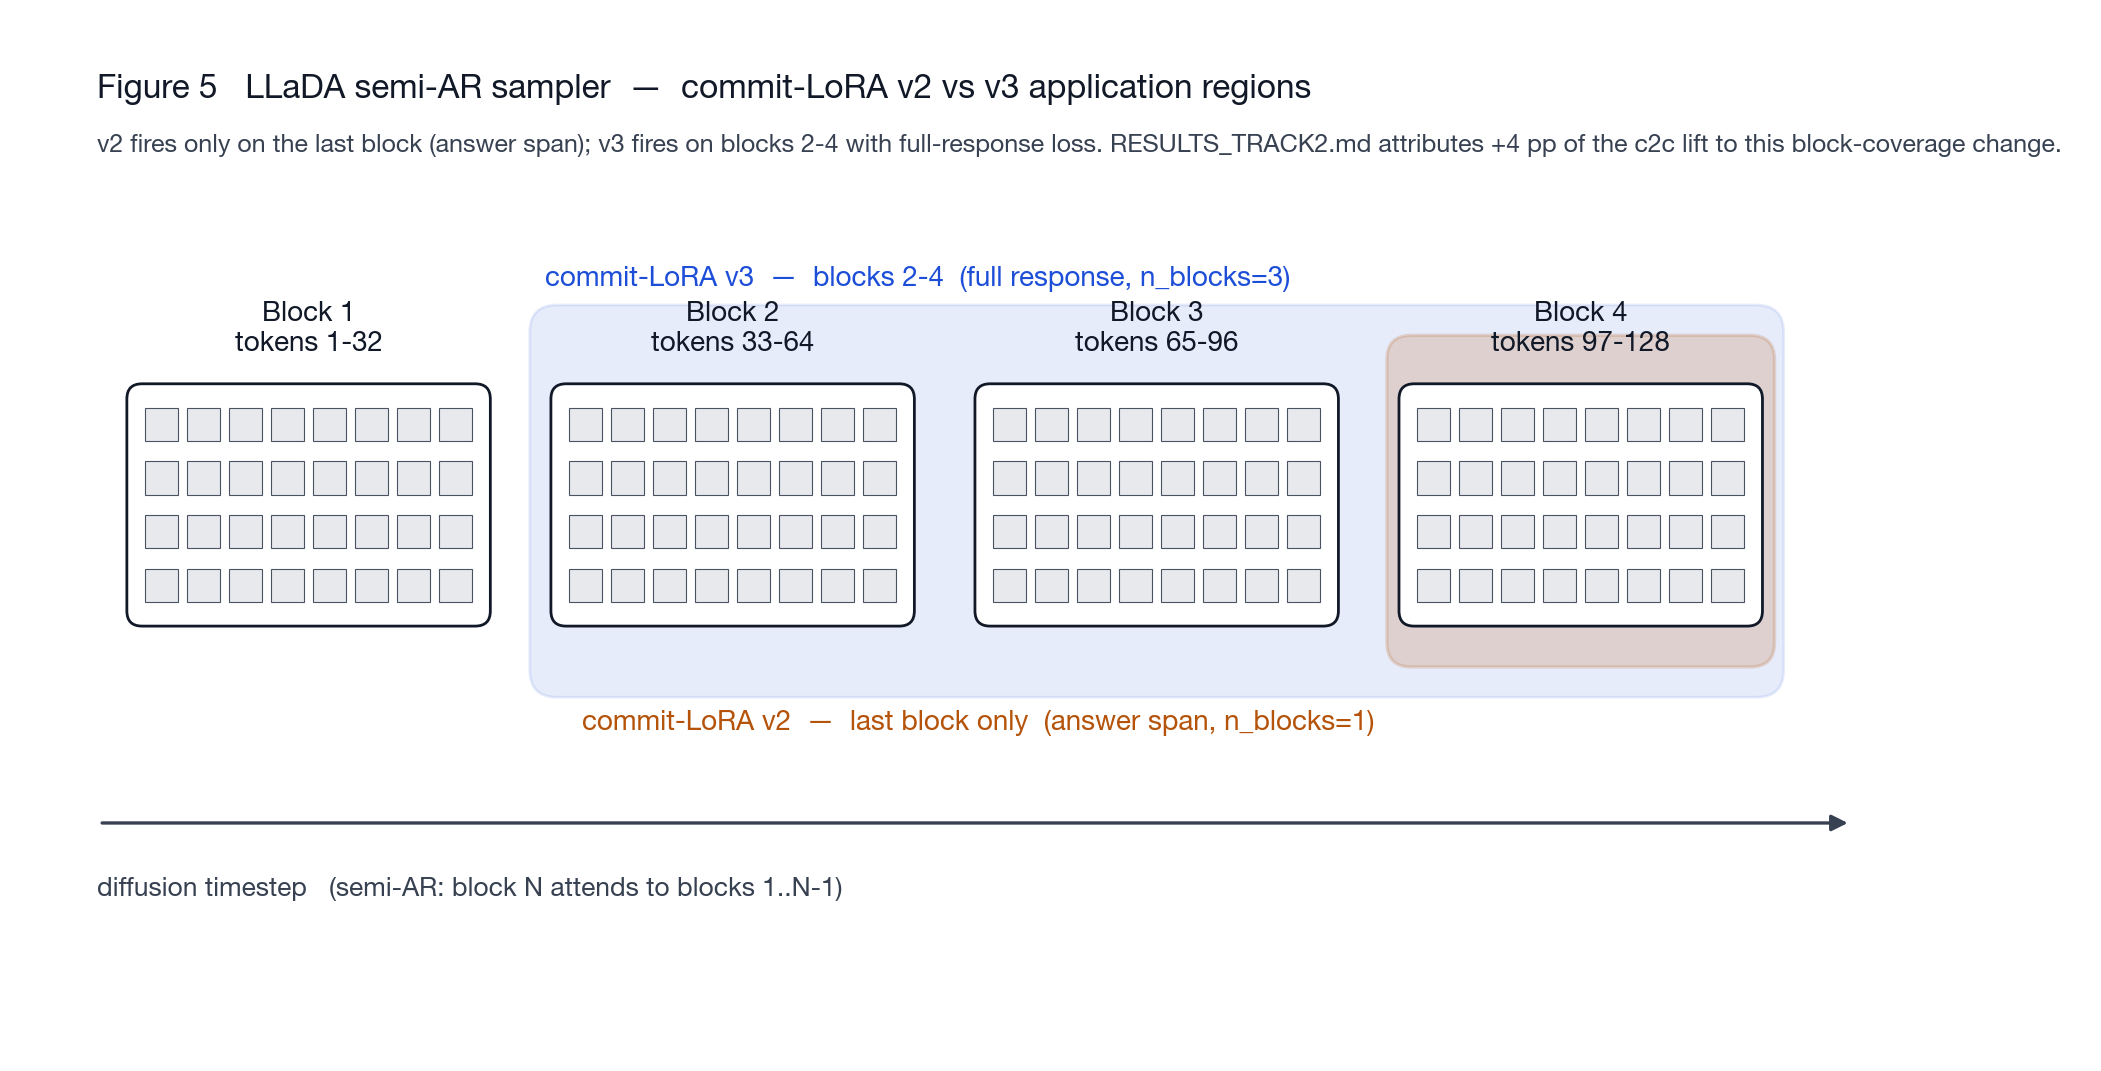

The script that saved this image:
"""Figure 5 (NEW) — LLaDA semi-AR sampler block diagram.

The LLaDA-8B-Instruct sampler at our cmaj/c2c settings emits a 128-token
response in 4 sub-blocks of 32 tokens each. This figure shows that block
structure plus the two commit-LoRA application regions:

  - commit-LoRA v2 fires only on the LAST sub-block (block 4) — answer
    span only. (n_blocks=1, late-block-only application.)
  - commit-LoRA v3 fires on sub-blocks 2-4 — full-response loss, the
    structural fix that drove c2c from 70.5% to 79.0%.

Authoring is dual:
  - phase2/figures/fig5_block_diagram.excalidraw   (round-trippable JSON)
  - phase2/figures/fig5_block_diagram.{svg,png}    (rendered fallback)

The Excalidraw JSON is the source-of-truth for editing in
excalidraw.com; the SVG/PNG are rendered from a matplotlib mirror so
build_all.py can regenerate without an external Excalidraw runtime.
Both versions encode the same layout — see ``LAYOUT`` below.

Outputs:
  phase2/figures/fig5_block_diagram.excalidraw
  phase2/figures/fig5_block_diagram.svg
  phase2/figures/fig5_block_diagram.png
"""

from __future__ import annotations

import hashlib
import json
import sys
from pathlib import Path
from typing import Any

import matplotlib.pyplot as plt
from matplotlib.patches import FancyBboxPatch, FancyArrowPatch, Rectangle

REPO_ROOT = Path(__file__).resolve().parents[2]
HERE = Path(__file__).resolve().parent
sys.path.insert(0, str(HERE))
from palette import PALETTE  # noqa: E402

plt.style.use(str(HERE / "sfumato.mplstyle"))

OUT_DIR = HERE
RNG_SEED = 0


# ---------------------------------------------------------------------------
# Single source-of-truth layout shared by both renderers.
#
# Coordinate system: matplotlib axes units, [0, 12] x [0, 6].
# Each sub-block is 2.4 wide. Tokens drawn as 32 narrow rectangles per block.
# ---------------------------------------------------------------------------
LAYOUT = {
    "canvas": {"x0": 0.0, "y0": 0.0, "x1": 13.4, "y1": 6.6},
    "blocks": [
        {"idx": 1, "x": 0.6,  "label": "Block 1\ntokens 1-32"},
        {"idx": 2, "x": 3.4,  "label": "Block 2\ntokens 33-64"},
        {"idx": 3, "x": 6.2,  "label": "Block 3\ntokens 65-96"},
        {"idx": 4, "x": 9.0,  "label": "Block 4\ntokens 97-128"},
    ],
    "block_width": 2.4,
    "block_y": 2.7,
    "block_height": 1.6,
    "tokens_per_block": 32,
    "v2_region": {"blocks": [4],          "color": PALETTE.warn,
                  "label": "commit-LoRA v2  —  last block only  (answer span, n_blocks=1)"},
    "v3_region": {"blocks": [2, 3, 4],    "color": PALETTE.v3,
                  "label": "commit-LoRA v3  —  blocks 2-4  (full response, n_blocks=3)"},
}


# ---------------------------------------------------------------------------
# Excalidraw JSON writer
#
# Schema reference (Excalidraw v2 file format,
# https://github.com/excalidraw/excalidraw/blob/master/dev-docs/spec/spec.md):
#   {
#     "type": "excalidraw",
#     "version": 2,
#     "source": "...",
#     "elements": [...],   # rectangles, text, arrows
#     "appState": {...},
#     "files": {}
#   }
#
# Each element: stable id (deterministic hash of label+coords), type,
# x, y, width, height, angle, strokeColor, backgroundColor, fillStyle,
# strokeWidth, strokeStyle, roundness, roughness, opacity, seed,
# versionNonce, isDeleted, boundElements, updated, link, locked.
# ---------------------------------------------------------------------------

EXCAL_SOURCE = "https://github.com/eren23/sfumato — phase2/figures/fig5_block_diagram.py"


def _stable_id(*parts: Any) -> str:
    h = hashlib.sha1("|".join(str(p) for p in parts).encode()).hexdigest()
    return h[:21]   # Excalidraw uses 21-char ids


def _stable_seed(*parts: Any) -> int:
    h = hashlib.sha1("|".join(str(p) for p in parts).encode()).hexdigest()
    return int(h[:8], 16) % (2 ** 31)


# Excalidraw uses Y-down screen coords; convert from our Y-up matplotlib coords.
def _to_excal_y(y: float, height: float = 0.0) -> float:
    return (LAYOUT["canvas"]["y1"] - y - height) * 60.0   # 60 px per axes-unit


def _to_excal_x(x: float) -> float:
    return x * 60.0


def _excal_rect(label: str, x: float, y: float, w: float, h: float,
                stroke: str, fill: str, fill_style: str = "solid",
                stroke_style: str = "solid",
                roundness: dict | None = None, opacity: int = 100) -> dict:
    return {
        "id": _stable_id("rect", label, x, y, w, h, stroke, fill),
        "type": "rectangle",
        "x": _to_excal_x(x), "y": _to_excal_y(y, h),
        "width": w * 60.0, "height": h * 60.0,
        "angle": 0,
        "strokeColor": stroke, "backgroundColor": fill,
        "fillStyle": fill_style, "strokeWidth": 1,
        "strokeStyle": stroke_style, "roughness": 0,
        "opacity": opacity,
        "groupIds": [], "frameId": None, "index": None,
        "roundness": roundness or {"type": 3},
        "seed": _stable_seed("rect", label, x, y),
        "versionNonce": _stable_seed("nonce", label, x, y),
        "isDeleted": False, "boundElements": [],
        "updated": 1, "link": None, "locked": False,
    }


def _excal_text(text: str, x: float, y: float, font_size: int = 16,
                color: str = "#111827", text_align: str = "center",
                width: float = 2.0, height: float = 0.5) -> dict:
    return {
        "id": _stable_id("text", text, x, y, font_size),
        "type": "text",
        "x": _to_excal_x(x), "y": _to_excal_y(y, height),
        "width": width * 60.0, "height": height * 60.0,
        "angle": 0,
        "strokeColor": color, "backgroundColor": "transparent",
        "fillStyle": "solid", "strokeWidth": 1,
        "strokeStyle": "solid", "roughness": 0, "opacity": 100,
        "groupIds": [], "frameId": None, "index": None,
        "roundness": None,
        "seed": _stable_seed("text", text, x, y),
        "versionNonce": _stable_seed("nonce-text", text, x, y),
        "isDeleted": False, "boundElements": [],
        "updated": 1, "link": None, "locked": False,
        "fontSize": font_size, "fontFamily": 5,  # 5 = Helvetica/sans
        "text": text, "textAlign": text_align, "verticalAlign": "middle",
        "containerId": None, "originalText": text,
        "lineHeight": 1.25, "autoResize": True,
    }


def _excal_arrow(x0: float, y0: float, x1: float, y1: float,
                 color: str, label: str = "") -> dict:
    return {
        "id": _stable_id("arrow", x0, y0, x1, y1, color, label),
        "type": "arrow",
        "x": _to_excal_x(x0), "y": _to_excal_y(y0),
        "width": (x1 - x0) * 60.0, "height": -(y1 - y0) * 60.0,
        "angle": 0,
        "strokeColor": color, "backgroundColor": "transparent",
        "fillStyle": "solid", "strokeWidth": 1.5,
        "strokeStyle": "solid", "roughness": 0, "opacity": 100,
        "groupIds": [], "frameId": None, "index": None,
        "roundness": {"type": 2},
        "seed": _stable_seed("arrow", x0, y0, x1, y1),
        "versionNonce": _stable_seed("arrow-n", x0, y0, x1, y1),
        "isDeleted": False, "boundElements": [],
        "updated": 1, "link": None, "locked": False,
        "points": [[0, 0], [(x1 - x0) * 60.0, -(y1 - y0) * 60.0]],
        "lastCommittedPoint": None, "startBinding": None, "endBinding": None,
        "startArrowhead": None, "endArrowhead": "arrow",
    }


def write_excalidraw() -> Path:
    elements: list[dict] = []

    # Title
    elements.append(_excal_text(
        "LLaDA semi-AR sampler  —  4 sub-blocks of 32 tokens",
        x=0.4, y=6.2, font_size=22, color=PALETTE.ink, text_align="left",
        width=11.0, height=0.55,
    ))
    elements.append(_excal_text(
        "Commit-LoRA application regions (v2 vs v3)",
        x=0.4, y=5.65, font_size=14, color=PALETTE.sub, text_align="left",
        width=11.0, height=0.45,
    ))

    # commit-LoRA region bands (drawn UNDER the blocks)
    v3_xs = [LAYOUT["blocks"][i - 1]["x"] for i in LAYOUT["v3_region"]["blocks"]]
    v3_x0 = min(v3_xs) - 0.12
    v3_x1 = max(v3_xs) + LAYOUT["block_width"] + 0.12
    elements.append(_excal_rect(
        "v3-band", v3_x0, LAYOUT["block_y"] - 0.45,
        v3_x1 - v3_x0, LAYOUT["block_height"] + 0.95,
        stroke=PALETTE.v3, fill=PALETTE.v3, fill_style="hachure", opacity=18,
        roundness={"type": 3},
    ))
    elements.append(_excal_text(
        LAYOUT["v3_region"]["label"],
        x=v3_x0, y=LAYOUT["block_y"] + LAYOUT["block_height"] + 0.65,
        font_size=13, color=PALETTE.v3,
        text_align="left", width=v3_x1 - v3_x0, height=0.4,
    ))

    v2_xs = [LAYOUT["blocks"][i - 1]["x"] for i in LAYOUT["v2_region"]["blocks"]]
    v2_x0 = min(v2_xs) - 0.06
    v2_x1 = max(v2_xs) + LAYOUT["block_width"] + 0.06
    elements.append(_excal_rect(
        "v2-band", v2_x0, LAYOUT["block_y"] - 0.25,
        v2_x1 - v2_x0, LAYOUT["block_height"] + 0.55,
        stroke=PALETTE.warn, fill=PALETTE.warn, fill_style="cross-hatch", opacity=22,
        roundness={"type": 3},
    ))
    elements.append(_excal_text(
        LAYOUT["v2_region"]["label"],
        x=v2_x0 - 5.7, y=LAYOUT["block_y"] - 0.85,
        font_size=13, color=PALETTE.warn,
        text_align="left", width=v2_x1 - v2_x0 + 5.7, height=0.4,
    ))

    # Per-block boxes + token grid
    for blk in LAYOUT["blocks"]:
        # Block frame
        elements.append(_excal_rect(
            f"blk{blk['idx']}",
            blk["x"], LAYOUT["block_y"],
            LAYOUT["block_width"], LAYOUT["block_height"],
            stroke=PALETTE.ink, fill="transparent", fill_style="solid",
            roundness={"type": 3},
        ))
        # Block label (above)
        elements.append(_excal_text(
            blk["label"],
            x=blk["x"], y=LAYOUT["block_y"] + LAYOUT["block_height"] + 0.18,
            font_size=13, color=PALETTE.ink,
            text_align="center", width=LAYOUT["block_width"], height=0.5,
        ))
        # Token grid: 32 small rectangles in 4 rows of 8
        token_w = (LAYOUT["block_width"] - 0.18) / 8.0
        token_h = (LAYOUT["block_height"] - 0.18) / 4.0
        for ti in range(LAYOUT["tokens_per_block"]):
            row = ti // 8
            col = ti % 8
            tx = blk["x"] + 0.09 + col * token_w
            ty = LAYOUT["block_y"] + LAYOUT["block_height"] - 0.09 - (row + 1) * token_h
            elements.append(_excal_rect(
                f"tok-{blk['idx']}-{ti}",
                tx, ty, token_w * 0.85, token_h * 0.7,
                stroke=PALETTE.sub, fill=PALETTE.rule, fill_style="solid",
                roundness={"type": 3}, opacity=70,
            ))

    # Diffusion-direction arrow
    elements.append(_excal_arrow(
        x0=0.4, y0=LAYOUT["block_y"] - 1.3,
        x1=12.0, y1=LAYOUT["block_y"] - 1.3,
        color=PALETTE.sub, label="time",
    ))
    elements.append(_excal_text(
        "diffusion timestep  (semi-AR: block N can read blocks 1..N-1)",
        x=0.4, y=LAYOUT["block_y"] - 1.65, font_size=12,
        color=PALETTE.sub, text_align="left", width=11.6, height=0.4,
    ))

    # Footer
    elements.append(_excal_text(
        "v2 fixes the answer; v3 fixes the trajectory.  See "
        "RESULTS_TRACK2.md \"Disentangling ablations\".",
        x=0.4, y=0.1, font_size=11, color=PALETTE.sub, text_align="left",
        width=12.6, height=0.4,
    ))

    doc = {
        "type": "excalidraw",
        "version": 2,
        "source": EXCAL_SOURCE,
        "elements": elements,
        "appState": {
            "viewBackgroundColor": "#ffffff",
            "gridSize": None,
            "currentItemFontFamily": 5,
            "currentItemFontSize": 14,
        },
        "files": {},
    }
    out = OUT_DIR / "fig5_block_diagram.excalidraw"
    # Excalidraw expects a JSON file with stable formatting
    out.write_text(json.dumps(doc, indent=2, sort_keys=False))
    print(f"  wrote {out.relative_to(REPO_ROOT)}")
    return out


# ---------------------------------------------------------------------------
# Matplotlib mirror — renders the same layout to SVG + PNG.
# ---------------------------------------------------------------------------
def render_static() -> None:
    cv = LAYOUT["canvas"]
    fig, ax = plt.subplots(figsize=(11.5, 5.6))

    ax.set_xlim(cv["x0"], cv["x1"])
    ax.set_ylim(cv["y0"], cv["y1"])
    ax.set_aspect("equal")
    ax.set_xticks([])
    ax.set_yticks([])
    for sp in ax.spines.values():
        sp.set_visible(False)
    ax.grid(False)

    # ---- Region bands (under blocks) -----------------------------------
    v3_xs = [LAYOUT["blocks"][i - 1]["x"] for i in LAYOUT["v3_region"]["blocks"]]
    v3_x0 = min(v3_xs) - 0.12
    v3_x1 = max(v3_xs) + LAYOUT["block_width"] + 0.12
    v3_band = FancyBboxPatch(
        (v3_x0, LAYOUT["block_y"] - 0.45),
        v3_x1 - v3_x0, LAYOUT["block_height"] + 0.95,
        boxstyle="round,pad=0.02,rounding_size=0.18",
        facecolor=PALETTE.v3, alpha=0.10,
        edgecolor=PALETTE.v3, linewidth=1.0,
        zorder=1,
    )
    ax.add_patch(v3_band)
    ax.text(
        v3_x0 + 0.08, LAYOUT["block_y"] + LAYOUT["block_height"] + 0.78,
        LAYOUT["v3_region"]["label"],
        ha="left", va="top", fontsize=10, color=PALETTE.v3, fontweight="semibold",
    )

    v2_xs = [LAYOUT["blocks"][i - 1]["x"] for i in LAYOUT["v2_region"]["blocks"]]
    v2_x0 = min(v2_xs) - 0.06
    v2_x1 = max(v2_xs) + LAYOUT["block_width"] + 0.06
    v2_band = FancyBboxPatch(
        (v2_x0, LAYOUT["block_y"] - 0.25),
        v2_x1 - v2_x0, LAYOUT["block_height"] + 0.55,
        boxstyle="round,pad=0.02,rounding_size=0.16",
        facecolor=PALETTE.warn, alpha=0.18,
        edgecolor=PALETTE.warn, linewidth=1.2,
        zorder=2,
    )
    ax.add_patch(v2_band)
    ax.text(
        v2_x0 - 0.10, LAYOUT["block_y"] - 0.55,
        LAYOUT["v2_region"]["label"],
        ha="right", va="top", fontsize=10, color=PALETTE.warn, fontweight="semibold",
    )

    # ---- Block boxes + token grids -------------------------------------
    token_w_full = (LAYOUT["block_width"] - 0.18) / 8.0
    token_h_full = (LAYOUT["block_height"] - 0.18) / 4.0
    token_w = token_w_full * 0.78
    token_h = token_h_full * 0.62
    for blk in LAYOUT["blocks"]:
        frame = FancyBboxPatch(
            (blk["x"], LAYOUT["block_y"]),
            LAYOUT["block_width"], LAYOUT["block_height"],
            boxstyle="round,pad=0.0,rounding_size=0.10",
            facecolor="white", edgecolor=PALETTE.ink, linewidth=1.0,
            zorder=3,
        )
        ax.add_patch(frame)
        ax.text(
            blk["x"] + LAYOUT["block_width"] / 2,
            LAYOUT["block_y"] + LAYOUT["block_height"] + 0.18,
            blk["label"],
            ha="center", va="bottom", fontsize=10, color=PALETTE.ink,
        )
        for ti in range(LAYOUT["tokens_per_block"]):
            row = ti // 8
            col = ti % 8
            tx = blk["x"] + 0.09 + col * token_w_full + (token_w_full - token_w) / 2
            ty = (LAYOUT["block_y"] + LAYOUT["block_height"] - 0.09
                  - (row + 1) * token_h_full + (token_h_full - token_h) / 2)
            tok = Rectangle(
                (tx, ty), token_w, token_h,
                facecolor=PALETTE.rule, edgecolor=PALETTE.sub, linewidth=0.4,
                alpha=0.9, zorder=4,
            )
            ax.add_patch(tok)

    # ---- Diffusion-time arrow ------------------------------------------
    arr = FancyArrowPatch(
        (0.4, LAYOUT["block_y"] - 1.3),
        (12.0, LAYOUT["block_y"] - 1.3),
        arrowstyle="-|>", color=PALETTE.sub, lw=1.2,
        mutation_scale=12, zorder=2,
    )
    ax.add_patch(arr)
    ax.text(
        0.4, LAYOUT["block_y"] - 1.65,
        "diffusion timestep   (semi-AR: block N attends to blocks 1..N-1)",
        ha="left", va="top", fontsize=9.5, color=PALETTE.sub,
    )

    # Title
    ax.text(
        0.4, cv["y1"] - 0.25,
        "Figure 5   LLaDA semi-AR sampler  —  commit-LoRA v2 vs v3 application regions",
        ha="left", va="top", fontsize=12, fontweight="semibold", color=PALETTE.ink,
    )
    ax.text(
        0.4, cv["y1"] - 0.65,
        "v2 fires only on the last block (answer span); v3 fires on blocks 2-4 with "
        "full-response loss. RESULTS_TRACK2.md attributes +4 pp of the c2c lift to "
        "this block-coverage change.",
        ha="left", va="top", fontsize=9, color=PALETTE.sub,
    )

    fig.tight_layout(pad=0.4)
    for ext in ("svg", "png"):
        out = OUT_DIR / f"fig5_block_diagram.{ext}"
        fig.savefig(out)
        print(f"  wrote {out.relative_to(REPO_ROOT)}")
    plt.close(fig)


def main() -> int:
    write_excalidraw()
    render_static()
    return 0


if __name__ == "__main__":
    raise SystemExit(main())
